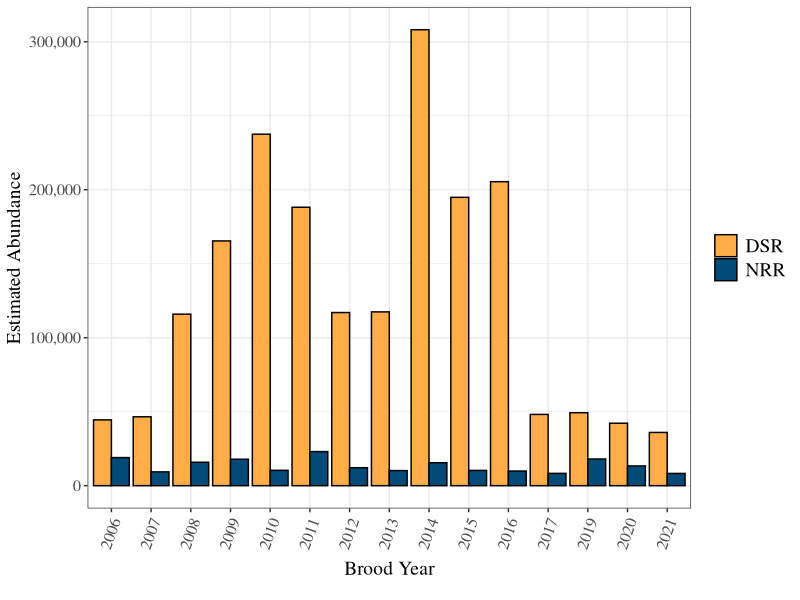

Recreate this plot in R.
################ Estimate DSR & NRR Abundance at the BCST ###################
library(tidyverse)
library(scales)
### Manually write in IDFG Data
abundance <- data.frame(
  BY = c(2006,2007, 2008, 2009, 2010, 2011, 2012, 2013, 2014, 2015, 2016, 
         2017, 2019, 2020, 2021, 2006,2007, 2008, 2009, 2010, 2011, 2012, 
         2013, 2014, 2015, 2016, 2017, 2019, 2020, 2021),
  LH = c("DSR","DSR", "DSR", "DSR", "DSR", "DSR", "DSR", "DSR", "DSR", "DSR", 
         "DSR", "DSR", "DSR", "DSR", "DSR", "NRR", "NRR", "NRR", "NRR", 
         "NRR", "NRR", "NRR", "NRR", "NRR", "NRR", "NRR", "NRR", "NRR", "NRR","NRR"),
  Estimate = c(44461,46555, 115920, 165406, 237540, 188168, 117007, 117458, 
               308155, 194874, 205450, 48156, 49298, 42206, 35973, 18981,9331, 
               15820, 17862, 10371, 23036, 12128, 10204, 15495, 10319, 
               9895, 8320, 18029, 13339, 8265)
)


### Plot 
abundance_plot=ggplot(abundance, aes(x = as.factor(BY), y = Estimate, fill = LH)) +
  geom_bar(stat = "identity", position = "dodge", colour = "black") +
  labs(x = "Brood Year", y = "Estimated Abundance") +
  scale_fill_manual(values = c("DSR" = "#FFAD48", "NRR" = "#024B79")) +
  scale_y_continuous(labels = label_comma()) +  # Format y-axis with commas
  theme_bw() +
  theme(
    text = element_text(family = "serif"),
    axis.text = element_text(size = 12),
    axis.text.x = element_text(angle = 70, hjust = 1, vjust = 0.95),  # Rotates x-axis labels
    legend.text = element_text(size = 14),
    axis.title = element_text(size = 14),
    axis.title.x = element_text(vjust = -.5),  # Moves x-axis label down
    legend.title = element_blank(),
    plot.margin = margin(t = 5, r = 5, b = 20, l = 5)  # Adds more space at the bottom
  )


### Save Figure
ggsave("figures/abundance.png", abundance_plot, width = 6.25, height = 3, dpi=600, units = "in")

